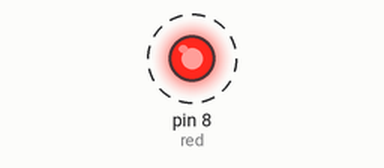
Recording of a sketch running on a simulated Arduino Uno, built with avr-gcc and run on an emulated ATmega328P. Shown: output pins drawn as LEDs (lit = HIGH). Dashed ring = blinking.

Above: at 0.5 s.
Timing chart, 0 to 4.6 s (numbered marks = the images above):
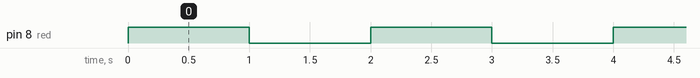

The sketch:

FlashingLight.ino
```cpp
int red = 8;  //red (red LED) connected to digital pin 8
void setup() {

  pinMode(red, OUTPUT);  //sets the pin (red LED) as output
}

void loop() {

  digitalWrite(red, HIGH);  //sets the digital pin 8(red LED)  on
  delay(1000);              // waits for a second
  digitalWrite(red, LOW);   // sets the digital pin 8(red LED) off
  delay(1000);              // waits for a second
}
```

Measured:
- by itself, pin 8 (red): alternates HIGH for 1.0 s and LOW for 1.0 s
